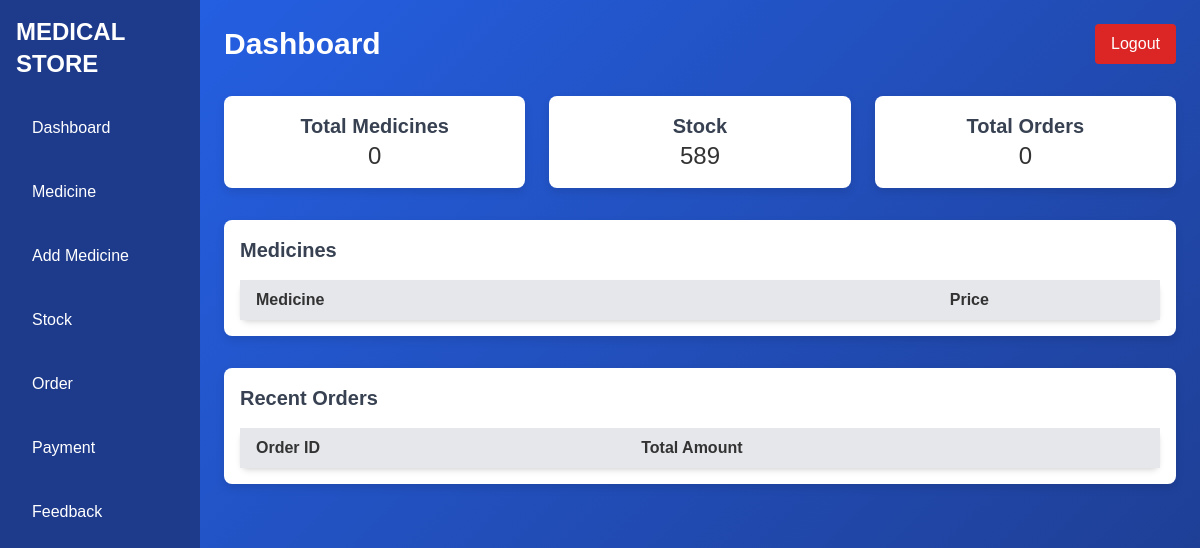
The app's page /admin.php, older data.
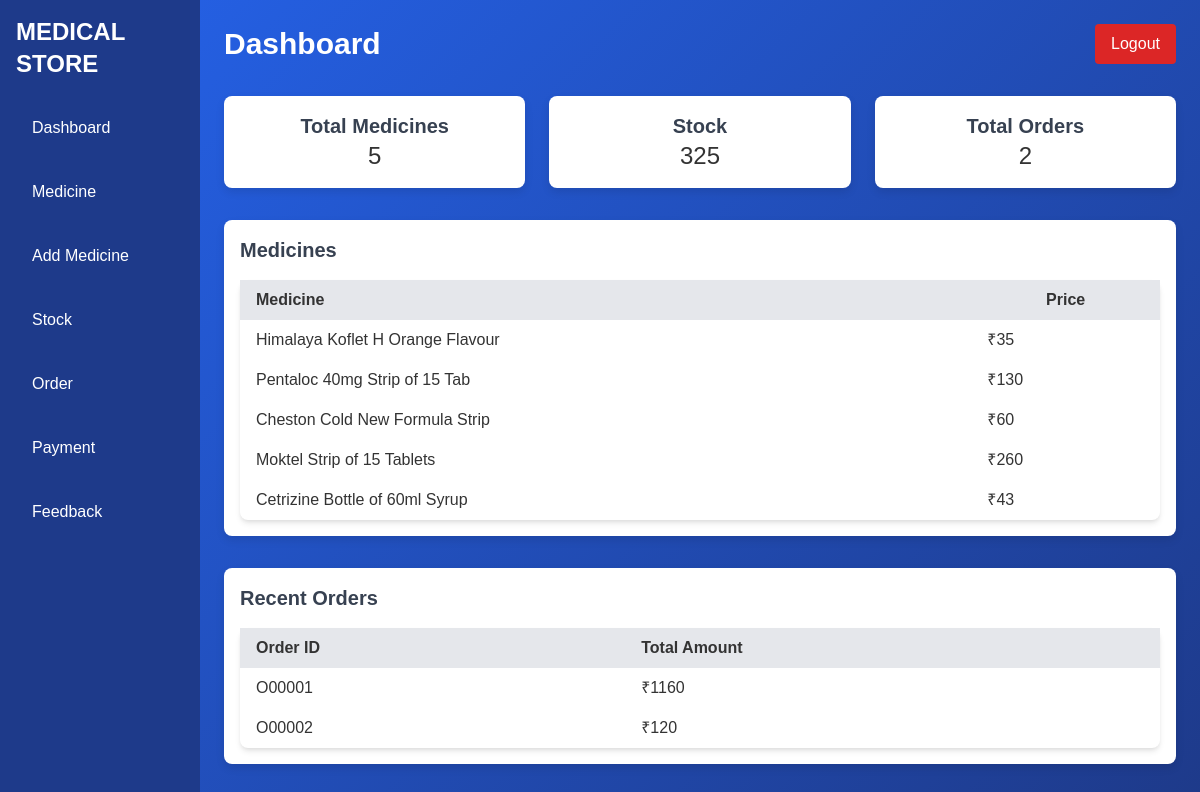
The same page, newer data.
### tables this page shows
CREATE TABLE `medicine` (
  `med_id` varchar(20) NOT NULL,
  `name` varchar(100) NOT NULL,
  `description` varchar(100) DEFAULT NULL,
  `type` enum('Tablet','Cream','Syrup') NOT NULL,
  `price` int(11) NOT NULL,
  `mfg_date` date NOT NULL,
  `exp_date` date NOT NULL,
  `med_image` varchar(255) NOT NULL
);

CREATE TABLE `orders` (
  `order_id` varchar(20) NOT NULL,
  `total_amount` int(11) NOT NULL,
  `no_of_items` int(11) NOT NULL,
  `date_time` datetime NOT NULL DEFAULT current_timestamp(),
  `c_id` varchar(20) NOT NULL,
  `order_status` enum('Pending','Completed') NOT NULL DEFAULT 'Pending'
);

### admin.php (the view, shortened to what this page needs)
<?php
include 'connection.php';
$stmt = $conn->prepare("SELECT COUNT(*) as total FROM medicine");
$stmt->execute();
$stmt->bind_result($totalMedicines);
$stmt = $conn->prepare("SELECT SUM(quantity) as stock FROM stock");
$stmt->execute();
$stmt->bind_result($totalStock);
$stmt = $conn->prepare("SELECT COUNT(*) as totalOrders FROM orders");
$stmt->execute();
$stmt->bind_result($totalOrders);
$medicines = $conn->query("SELECT * FROM medicine LIMIT 5");
$orders = $conn->query("SELECT order_id, total_amount, no_of_items FROM orders LIMIT 5");
?>
<!DOCTYPE html>
<html lang="en">
<head>
    <link href="https://cdn.jsdelivr.net/npm/tailwindcss@2.2.19/dist/tailwind.min.css" rel="stylesheet">
</head>
<body>
<div class="flex">
    <div class="w-1/6 custom-sidebar text-white h-screen p-4">
        <h1 class="text-2xl font-bold mb-6">MEDICAL STORE</h1>
        <ul>
            <li class="mt-4"><a href="admin.php">Dashboard</a></li>
            <li class="mt-4"><a href="medicine.php">Medicine</a></li>
            <li class="mt-4"><a href="add_medicine.php">Add Medicine</a></li>
            <li class="mt-4"><a href="stock.php">Stock</a></li>
            <li class="mt-4"><a href="view_order.php">Order</a></li>
            <li class="mt-4"><a href="view_payment.php">Payment</a></li>
            <li class="mt-4"><a href="view_feedback.php">Feedback</a></li>
        </ul>
    </div>
    <div class="w-5/6 p-6">
        <div class="flex justify-between items-center">
            <h2 class="text-3xl font-bold">Dashboard</h2>
            <a href="logout1.php" class="bg-red-600 text-white py-2 px-4 rounded">Logout</a>
        </div>
        <div class="grid grid-cols-3 gap-6 mt-8">
            <div class="custom-card p-4 text-center">
                <h3 class="text-xl font-bold text-gray-700">Total Medicines</h3>
                <p class="text-2xl"><?= htmlspecialchars($totalMedicines) ?></p>
            </div>
            <div class="custom-card p-4 text-center">
                <h3 class="text-xl font-bold text-gray-700">Stock</h3>
                <p class="text-2xl"><?= htmlspecialchars($totalStock) ?></p>
            </div>
            <div class="custom-card p-4 text-center">
                <h3 class="text-xl font-bold text-gray-700">Total Orders</h3>
                <p class="text-2xl"><?= htmlspecialchars($totalOrders) ?></p>
            </div>
        </div>
        <div class="mt-8 custom-card p-4">
            <h3 class="text-xl font-bold mb-4 text-gray-700">Medicines</h3>
            <table class="min-w-full bg-white rounded-lg shadow-md">
                <thead>
                    <tr class="bg-gray-200">
                        <th class="py-2 px-4" align="left">Medicine</th>
                        <th class="py-2 px-4">Price</th>
                    </tr>
                </thead>
                <tbody>
                    <?php while ($row = $medicines->fetch_assoc()): ?>
                    <tr>
                        <td class="py-2 px-4"><?= htmlspecialchars($row['name']) ?></td>
                        <td class="py-2 px-4">₹<?= htmlspecialchars($row['price']) ?></td>
                    </tr>
                    <?php endwhile; ?>
                </tbody>
            </table>
        </div>
        <div class="mt-8 custom-card p-4">
            <h3 class="text-xl font-bold mb-4 text-gray-700">Recent Orders</h3>
            <table class="min-w-full bg-white rounded-lg shadow-md">
                <thead>
                    <tr class="bg-gray-200">
                        <th class="py-2 px-4" align="left">Order ID</th>
                        <th class="py-2 px-4" align="left">Total Amount</th>
                    </tr>
                </thead>
                <tbody>
                    <?php while ($row = $orders->fetch_assoc()): ?>
                    <tr>
                        <td class="py-2 px-4"><?= htmlspecialchars($row['order_id']) ?></td>
                        <td class="py-2 px-4">₹<?= htmlspecialchars($row['total_amount']) ?></td>
                    </tr>
                    <?php endwhile; ?>
                </tbody>
            </table>
        </div>
    </div>
</div>
</body>
</html>

Row changes from the older to the newer data that the page shows:
added medicine: name "Himalaya Koflet H Orange Flavour", price "35"
added medicine: name "Pentaloc 40mg Strip of 15 Tab", price "130"
added medicine: name "Cheston Cold New Formula Strip", price "60"
added medicine: name "Moktel Strip of 15 Tablets", price "260"
added medicine: name "Cetrizine Bottle of 60ml Syrup", price "43"
added orders: order_id "O00001", total_amount "1160"
added orders: order_id "O00002", total_amount "120"
Text that changed along with them:
$totalMedicines: "0" → "5"
$totalStock: "589" → "325"
$totalOrders: "0" → "2"
